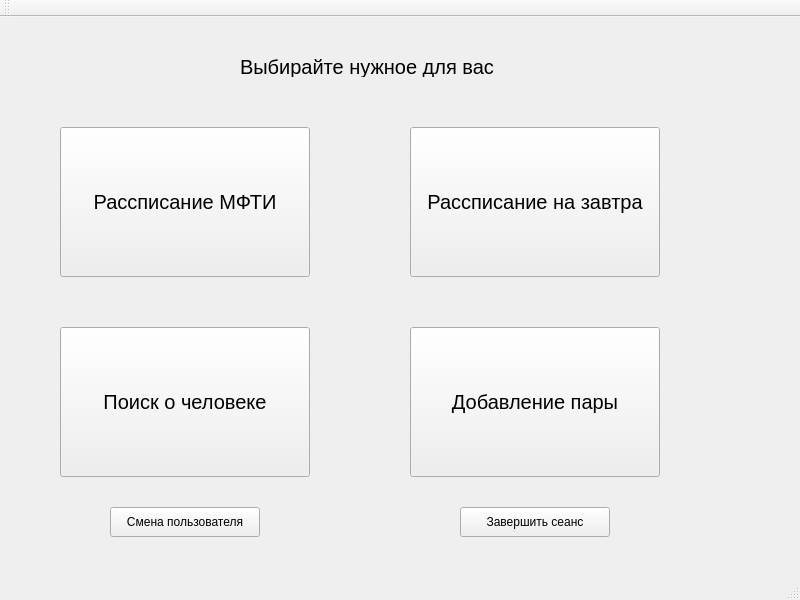
<?xml version="1.0" encoding="UTF-8"?>
<ui version="4.0">
 <class>Main_menu</class>
 <widget class="QMainWindow" name="Main_menu">
  <property name="geometry">
   <rect>
    <x>0</x>
    <y>0</y>
    <width>800</width>
    <height>600</height>
   </rect>
  </property>
  <property name="windowTitle">
   <string>Main_menu</string>
  </property>
  <widget class="QWidget" name="centralWidget">
   <widget class="QPushButton" name="pushButton">
    <property name="geometry">
     <rect>
      <x>60</x>
      <y>110</y>
      <width>250</width>
      <height>150</height>
     </rect>
    </property>
    <property name="font">
     <font>
      <pointsize>15</pointsize>
     </font>
    </property>
    <property name="text">
     <string>Рассписание МФТИ</string>
    </property>
   </widget>
   <widget class="QPushButton" name="pushButton_2">
    <property name="geometry">
     <rect>
      <x>410</x>
      <y>110</y>
      <width>250</width>
      <height>150</height>
     </rect>
    </property>
    <property name="font">
     <font>
      <pointsize>15</pointsize>
     </font>
    </property>
    <property name="focusPolicy">
     <enum>Qt::StrongFocus</enum>
    </property>
    <property name="contextMenuPolicy">
     <enum>Qt::DefaultContextMenu</enum>
    </property>
    <property name="layoutDirection">
     <enum>Qt::LeftToRight</enum>
    </property>
    <property name="text">
     <string>Рассписание на завтра</string>
    </property>
   </widget>
   <widget class="QPushButton" name="pushButton_3">
    <property name="geometry">
     <rect>
      <x>60</x>
      <y>310</y>
      <width>250</width>
      <height>150</height>
     </rect>
    </property>
    <property name="font">
     <font>
      <pointsize>15</pointsize>
     </font>
    </property>
    <property name="text">
     <string>Поиск о человеке</string>
    </property>
   </widget>
   <widget class="QPushButton" name="pushButton_4">
    <property name="geometry">
     <rect>
      <x>410</x>
      <y>310</y>
      <width>250</width>
      <height>150</height>
     </rect>
    </property>
    <property name="font">
     <font>
      <pointsize>15</pointsize>
     </font>
    </property>
    <property name="text">
     <string>Добавление пары</string>
    </property>
   </widget>
   <widget class="QLabel" name="label">
    <property name="geometry">
     <rect>
      <x>240</x>
      <y>40</y>
      <width>271</width>
      <height>20</height>
     </rect>
    </property>
    <property name="font">
     <font>
      <pointsize>15</pointsize>
     </font>
    </property>
    <property name="text">
     <string>Выбирайте нужное для вас</string>
    </property>
   </widget>
   <widget class="QPushButton" name="pushButton_5">
    <property name="geometry">
     <rect>
      <x>110</x>
      <y>490</y>
      <width>150</width>
      <height>30</height>
     </rect>
    </property>
    <property name="text">
     <string>Смена пользователя</string>
    </property>
   </widget>
   <widget class="QPushButton" name="pushButton_6">
    <property name="geometry">
     <rect>
      <x>460</x>
      <y>490</y>
      <width>150</width>
      <height>30</height>
     </rect>
    </property>
    <property name="text">
     <string>Завершить сеанс</string>
    </property>
   </widget>
  </widget>
  <widget class="QMenuBar" name="menuBar">
   <property name="geometry">
    <rect>
     <x>0</x>
     <y>0</y>
     <width>800</width>
     <height>30</height>
    </rect>
   </property>
  </widget>
  <widget class="QToolBar" name="mainToolBar">
   <attribute name="toolBarArea">
    <enum>TopToolBarArea</enum>
   </attribute>
   <attribute name="toolBarBreak">
    <bool>false</bool>
   </attribute>
  </widget>
  <widget class="QStatusBar" name="statusBar"/>
 </widget>
 <layoutdefault spacing="6" margin="11"/>
 <resources/>
 <connections/>
</ui>
